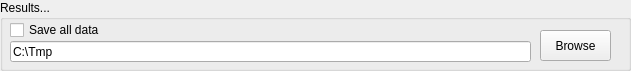
         <widget class="QGroupBox" name="groupBox_7">
          <property name="geometry">
           <rect>
            <x>0</x>
            <y>220</y>
            <width>631</width>
            <height>71</height>
           </rect>
          </property>
          <property name="title">
           <string>Results...</string>
          </property>
          <widget class="QCheckBox" name="Savealldatacheckbox">
           <property name="geometry">
            <rect>
             <x>10</x>
             <y>20</y>
             <width>121</width>
             <height>20</height>
            </rect>
           </property>
           <property name="text">
            <string>Save all data</string>
           </property>
          </widget>
          <widget class="QLineEdit" name="WNTR_SimSave_text_box_2">
           <property name="geometry">
            <rect>
             <x>10</x>
             <y>41</y>
             <width>521</width>
             <height>21</height>
            </rect>
           </property>
           <property name="text">
            <string>C:\Tmp</string>
           </property>
          </widget>
          <widget class="QPushButton" name="WNTR_save_path_browse_pushButton_6">
           <property name="geometry">
            <rect>
             <x>540</x>
             <y>30</y>
             <width>71</width>
             <height>31</height>
            </rect>
           </property>
           <property name="text">
            <string>Browse</string>
           </property>
          </widget>
         </widget>
